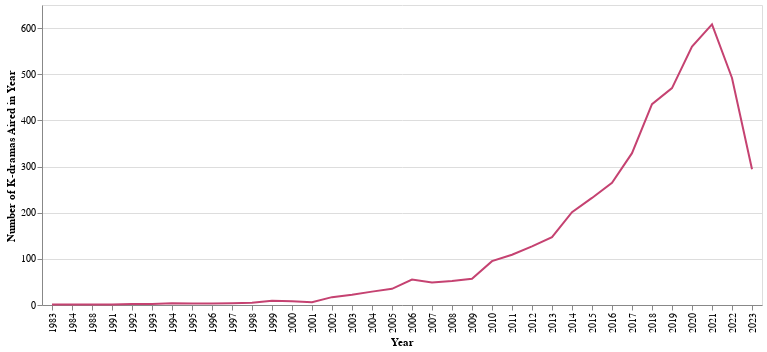

The cell this chart's notebook holds for it:
### Code cell
kdramas_per_year = kdrama_year_df.groupby('year').size().reset_index(name='kdrama_count').drop([36])
kdrama_chart = alt.Chart(kdramas_per_year).mark_line().encode(
    alt.X('year:O', title='Year'),
    alt.Y('kdrama_count:Q', title='Number of K-dramas Aired in Year'),
    color=alt.value('#C54271')
)
kdrama_chart

### Figure 1 — Vega-Lite specification as saved in the notebook (floating-point values rounded to 4 significant figures)
{"config": {"view": {"continuousWidth": 300, "continuousHeight": 300}}, "data": {"name": "data-9e05b00a2a6fe3ff1648eea3889ba653"}, "mark": {"type": "line"}, "encoding": {"color": {"value": "#C54271"}, "x": {"field": "year", "title": "Year", "type": "ordinal"}, "y": {"field": "kdrama_count", "title": "Number of K-dramas Aired in Year", "type": "quantitative"}}, "$schema": "https://vega.github.io/schema/vega-lite/v5.17.0.json", "datasets": {"data-9e05b00a2a6fe3ff1648eea3889ba653": [{"year": 1983, "kdrama_count": 1}, {"year": 1984, "kdrama_count": 1}, {"year": 1988, "kdrama_count": 1}, {"year": 1991, "kdrama_count": 1}, {"year": 1992, "kdrama_count": 2}, {"year": 1993, "kdrama_count": 2}, {"year": 1994, "kdrama_count": 4}, {"year": 1995, "kdrama_count": 3}, {"year": 1996, "kdrama_count": 3}, {"year": 1997, "kdrama_count": 4}, {"year": 1998, "kdrama_count": 5}, {"year": 1999, "kdrama_count": 9}, {"year": 2000, "kdrama_count": 8}, {"year": 2001, "kdrama_count": 6}, {"year": 2002, "kdrama_count": 17}, {"year": 2003, "kdrama_count": 22}, {"year": 2004, "kdrama_count": 29}, {"year": 2005, "kdrama_count": 35}, {"year": 2006, "kdrama_count": 55}, {"year": 2007, "kdrama_count": 49}, {"year": 2008, "kdrama_count": 52}, {"year": 2009, "kdrama_count": 57}, {"year": 2010, "kdrama_count": 95}, {"year": 2011, "kdrama_count": 109}, {"year": 2012, "kdrama_count": 127}, {"year": 2013, "kdrama_count": 147}, {"year": 2014, "kdrama_count": 201}, {"year": 2015, "kdrama_count": 232}, {"year": 2016, "kdrama_count": 265}, {"year": 2017, "kdrama_count": 329}, {"year": 2018, "kdrama_count": 435}, {"year": 2019, "kdrama_count": 470}, {"year": 2020, "kdrama_count": 560}, {"year": 2021, "kdrama_count": 608}, {"year": 2022, "kdrama_count": 492}, {"year": 2023, "kdrama_count": 294}]}}
